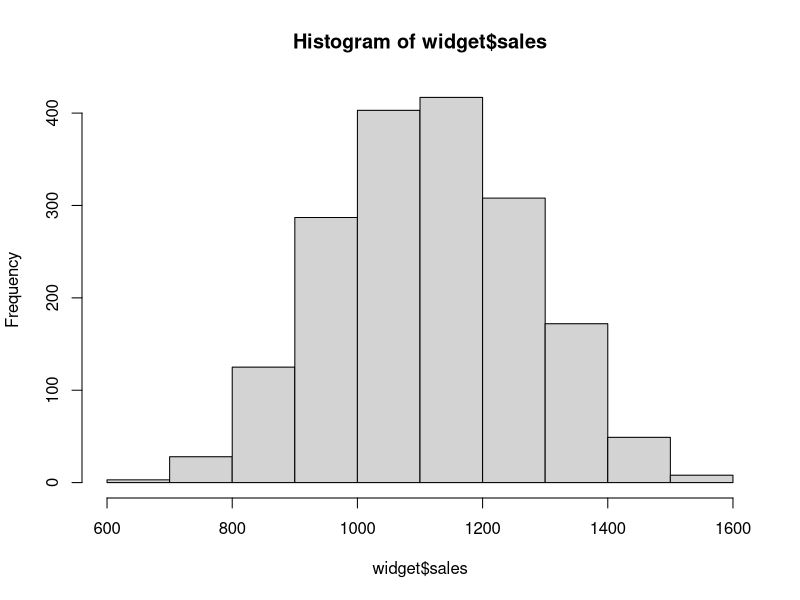
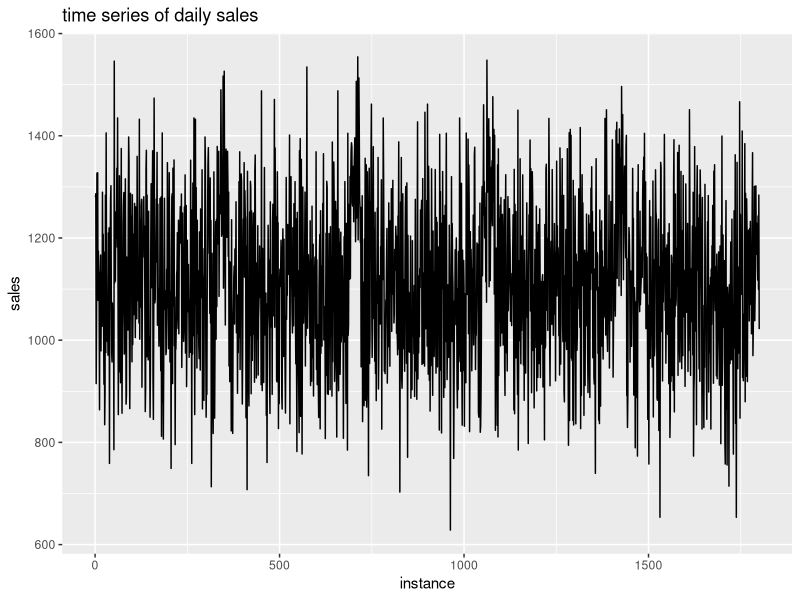
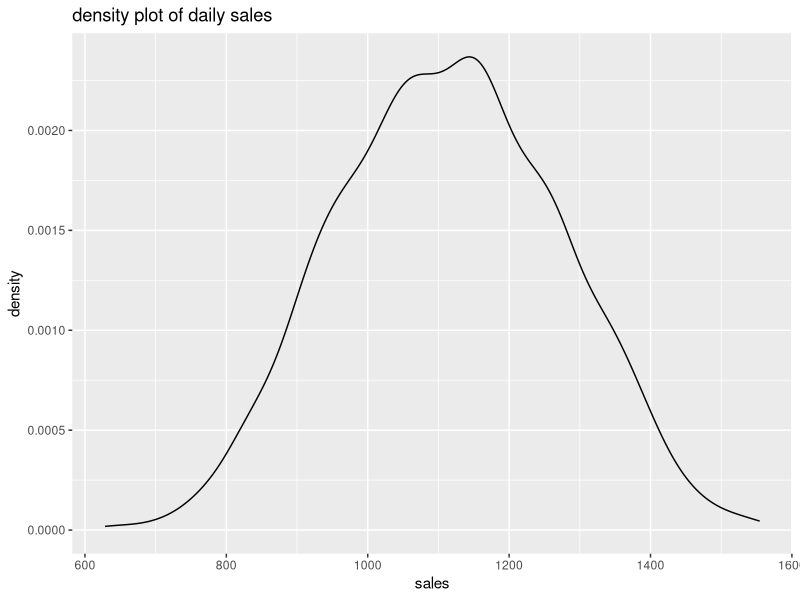
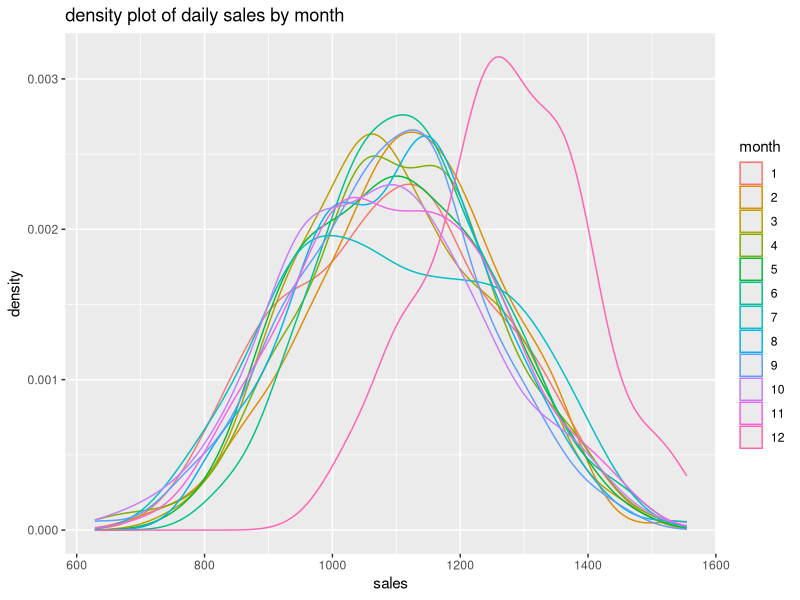
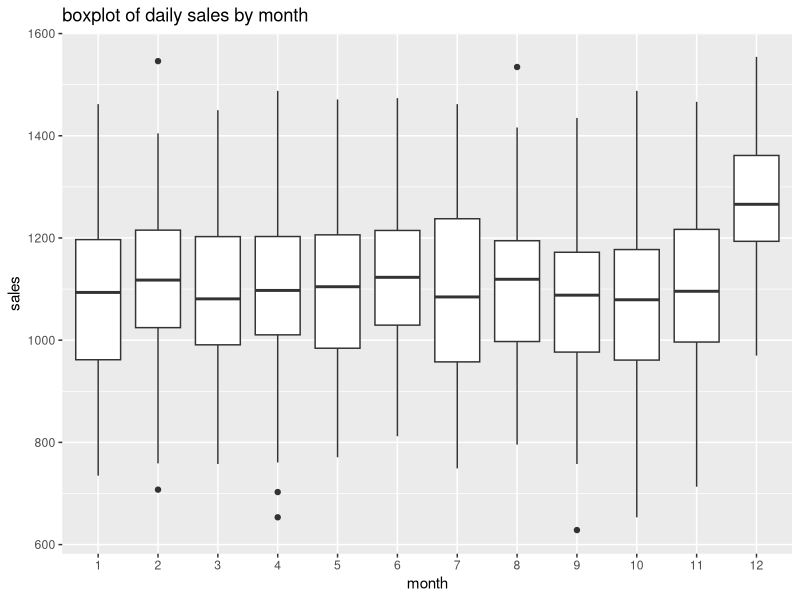
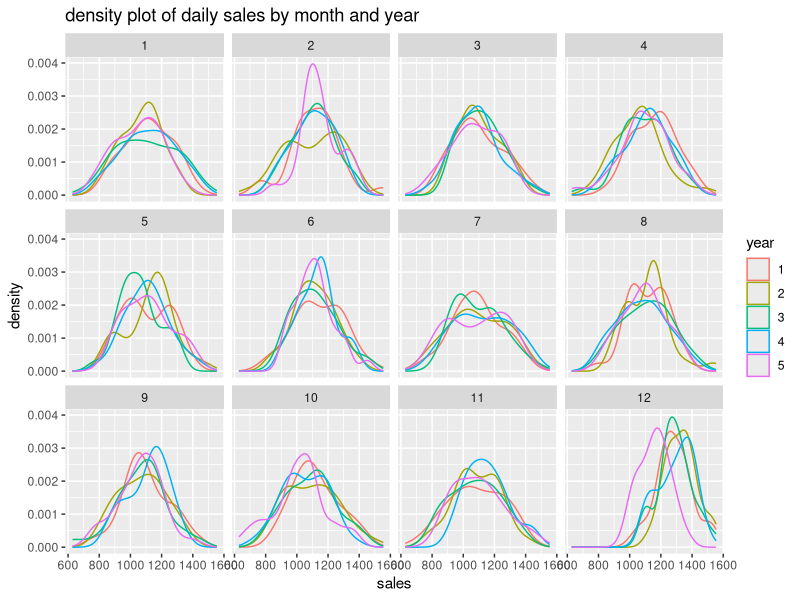
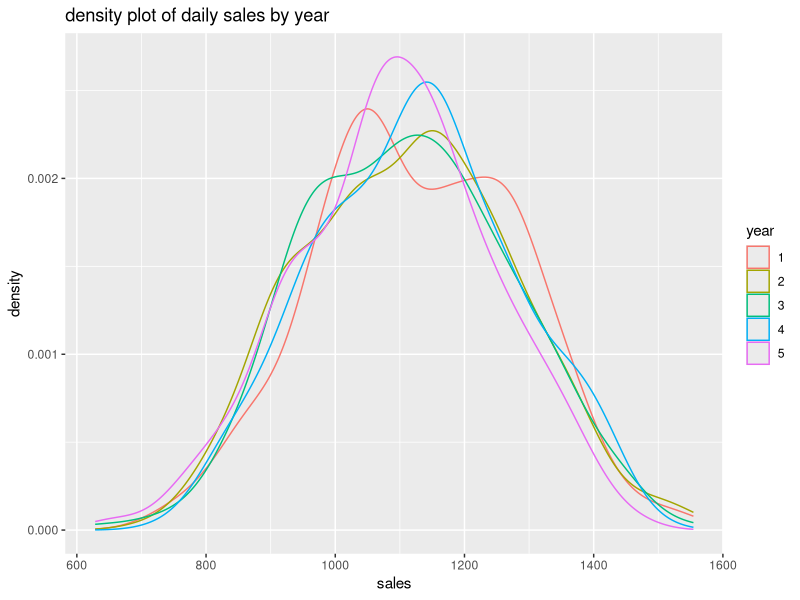
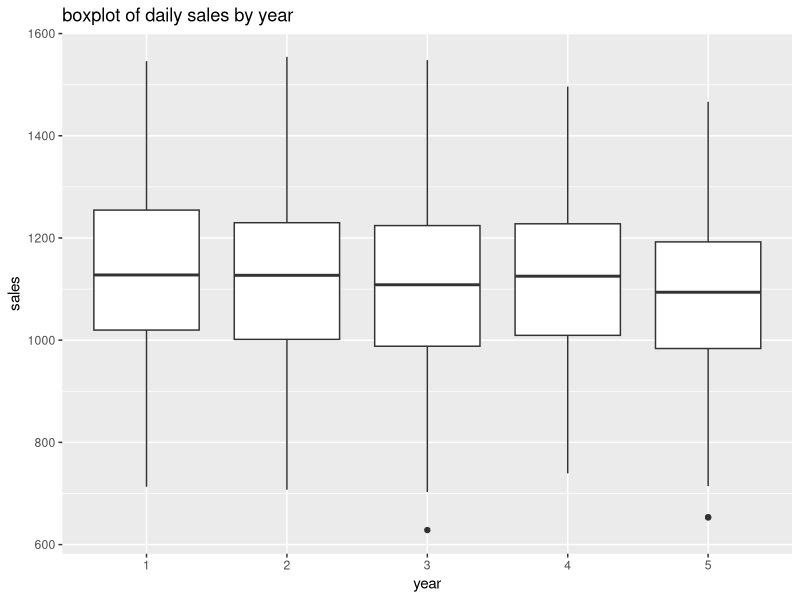

R code for these plots, in order:
## ---- chunk 1
knitr::opts_chunk$set(echo = TRUE)
library(tidyverse)
library(knitr)
library(magrittr)
## ---- chunk 2

widget <- expand.grid(year = 1:5, month = 1:12, day = 1:30)

# The expand.grid() function creates a dataframe with unique combinations of the values
# from each variable. Here we are setting up a data.frame for 5 years of data.

head(widget)

set.seed(1126) # Use set.seed() to ensure identical datasets

# Now, simulate sales data using the uniform distribution and the normal distribution:
# runif() and rnorm().  For simplicity we will pretend each month has exactly
# 30 days.

widget %<>%
  mutate(sales = ifelse(month < 12, 
                        runif(5 * 11 * 30, min = 800, max = 1200) +
                          rnorm(5 * 11 * 30, mean = 100, sd = 100),
                        runif(5 * 11 * 30, min = 1100, max = 1300) +
                          rnorm(5 * 11 * 30, mean = 100, sd = 100)),
         sales = ifelse(month == 12 & year == 5, 
                        sales - rnorm(30, mean = 100, sd = 30),
                        sales),
         year = factor(year),
         month = factor(month)) %>% 
  arrange(year, month, day) %>%
  mutate(instance = 1:(5*12*30)) # instance is a row counter.

head(widget)

## ---- chunk 3

dim(widget)

## ---- chunk 4
str(widget)
glimpse(widget)
# View(widget)
## ---- chunk 5
head(widget)
tail(widget)
## ---- chunk 6
summary(widget)
hist(widget$sales)
## ---- chunk 7

ggplot(widget, aes(instance, sales)) +
  geom_line() +
  labs(title = "time series of daily sales")

ggplot(widget, aes(sales)) +
  geom_density() +
  labs(title = "density plot of daily sales")

## ---- chunk 8


## ---- chunk 9
ggplot(widget, aes(sales, col = month)) +
  geom_density() +
  labs(title = "density plot of daily sales by month")

ggplot(widget, aes(month, sales)) +
  geom_boxplot() +
  labs(title = "boxplot of daily sales by month")

ggplot(widget, aes(sales, col = year)) +
  geom_density() +
  facet_wrap(~month) +
  labs(title = "density plot of daily sales by month and year")


## ---- chunk 10

ggplot(widget, aes(sales, col = year)) +
  geom_density() +
  labs(title = "density plot of daily sales by year")

ggplot(widget, aes(year, sales)) +
  geom_boxplot() +
  labs(title = "boxplot of daily sales by year")

ggplot(widget, aes(sales, col = month)) +
  geom_density() +
  facet_wrap(~year) +
  labs(title = "density plot of daily sales by month and year")


## ---- chunk 11

widget %>%
  group_by(month) %>%
   summarize(total_sales = sum(sales),
             avg_sales = mean(sales),
             n = n(),
             sem = sd(sales)/sqrt(n),
             lower = avg_sales - 2*sem,
             upper = avg_sales + 2*sem) %>%
  kable(digits = 2, caption = "total and average sales by month")

## ---- chunk 12

widget %>%
  group_by(year) %>%
   summarize(total_sales = sum(sales),
             avg_sales = mean(sales),
             n = n(),
             sem = sd(sales)/sqrt(n),
             lower = avg_sales - 2*sem,
             upper = avg_sales + 2*sem) %>%
  kable(digits = 2, caption = "total and average sales by year")

## ---- chunk 13
ggplot(widget, aes(month, sales)) +
  geom_boxplot() +
  facet_wrap(~year) +
  labs(title = "Daily sales by month and year")

## ---- chunk 14

widget %>%
  group_by(month, year) %>%
   summarize(total_sales = sum(sales)) %>%
  ggplot(aes(month, total_sales, col= year, group = year)) +
  geom_line() +
  labs(title = "Total monthly sales by year")

## ---- chunk 15

widget %>%
  group_by(month, year) %>%
   summarize(total_sales = sum(sales),
             avg_sales = mean(sales),
             n = n(),
             sem = sd(sales)/sqrt(n),
             lower = avg_sales - 2*sem,
             upper = avg_sales + 2*sem) %>%
  kable(digits = 2, caption = "total and average sales by month and year")

widget %>%
  group_by(month, year) %>%
   summarize(total_sales = sum(sales),
             avg_sales = mean(sales),
             n = n(),
             sem = sd(sales)/sqrt(n),
             lower = avg_sales - 2*sem,
             upper = avg_sales + 2*sem) %>%
  filter(month == 12) %>%
  kable(digits = 2, caption = "total and average sales for month 12 by year")

## ---- chunk 16
y4 <- subset(widget, month == 12 & year == 4)$sales
y5 <- subset(widget, month == 12 & year == 5)$sales

mean(y4) - mean(y5)

t.test(y4, y5, test = "two-sided") 
## ---- chunk 17
(lower <- mean(y4 - y5) - 1.96 * sqrt(var(y4) + var(y5))/sqrt(30) )
(upper <- mean(y4 - y5) + 1.96 * sqrt(var(y4) + var(y5))/sqrt(30) )
## ---- chunk 18
pnorm(abs(mean(y5 - y4)), 
      mean = 0, 
      sd = sqrt(var(y4) + var(y5))/sqrt(30), 
      lower.tail = F) * 2
## ---- chunk 19
widget %>%
  filter(year %in% 1:4, month == 12) %>%
  summarize(avg_sales = mean(sales),
            n = n(),
            sem = sd(sales)/ sqrt(n),
            lower = avg_sales- 2*sem,
            upper = avg_sales + 2*sem) %>%
  kable(digits = 2, caption = "average sale and CIs for sale in month 12, years 1-4")

widget %>% 
  filter(month==12, year==5) %>%
  summarize(avg_sales = mean(sales))

## ---- chunk 20
lm(sales ~ year, data = subset(widget, month == 12)) %>%
  summary
## ---- chunk 21
widget %<>%
  mutate(new_year = factor(year, levels = c(4, 1, 2, 3, 5)))

levels(widget$new_year)

lm(sales ~ new_year, data = subset(widget, month == 12)) %>%
  summary

